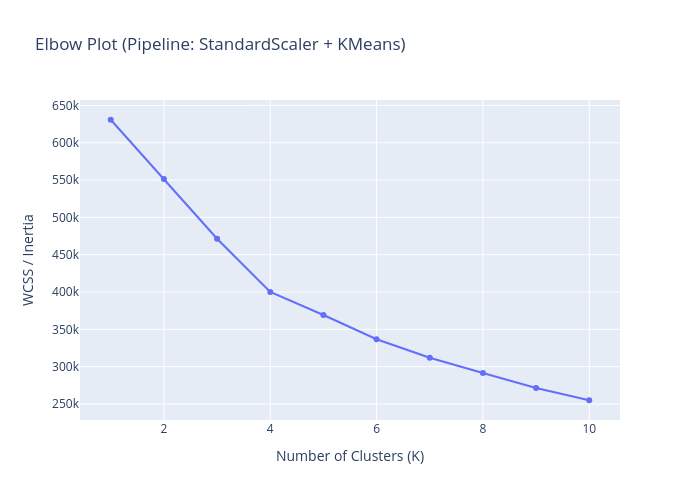

Notebook code for this chart:
### Code cell
# plotting elbow scores for different k-values

K_values = list(range(1, 11))
wcss = []

for k in K_values: # need within cluster sum of squares calculation HERE
    pipe.set_params(kmeans__n_clusters=k)
    pipe.fit(X)
    inertia = pipe["kmeans"].inertia_
    wcss.append(inertia)


fig = px.line( # plotting elbow plot for additional cluster evaluation
    x=K_values,
    y=wcss,
    markers=True,
    title="Elbow Plot",
    labels={"x": "Number of K Clusters", 
            "y": "WCSS"}
)

fig.show()

### Figure 1 — Plotly figure (JSON) as saved in the notebook; plotly's stock layout.template omitted (floating-point values rounded to 4 significant figures)
{"data": [{"hovertemplate": "Number of Clusters (K)=%{x}<br>WCSS / Inertia=%{y}<extra></extra>", "legendgroup": "", "line": {"color": "#636efa", "dash": "solid"}, "marker": {"symbol": "circle"}, "mode": "lines+markers", "name": "", "orientation": "v", "showlegend": false, "type": "scatter", "x": [1, 2, 3, 4, 5, 6, 7, 8, 9, 10], "xaxis": "x", "y": [630900.0, 551400.0, 471400.0, 400200.0, 369200.0, 336800.0, 311900.0, 291500.0, 271500.0, 255000.0], "yaxis": "y"}], "layout": {"height": 500, "legend": {"tracegroupgap": 0}, "title": {"text": "Elbow Plot (Pipeline: StandardScaler + KMeans)"}, "width": 700, "xaxis": {"anchor": "y", "domain": [0, 1], "title": {"text": "Number of Clusters (K)"}}, "yaxis": {"anchor": "x", "domain": [0, 1], "title": {"text": "WCSS / Inertia"}}}}
